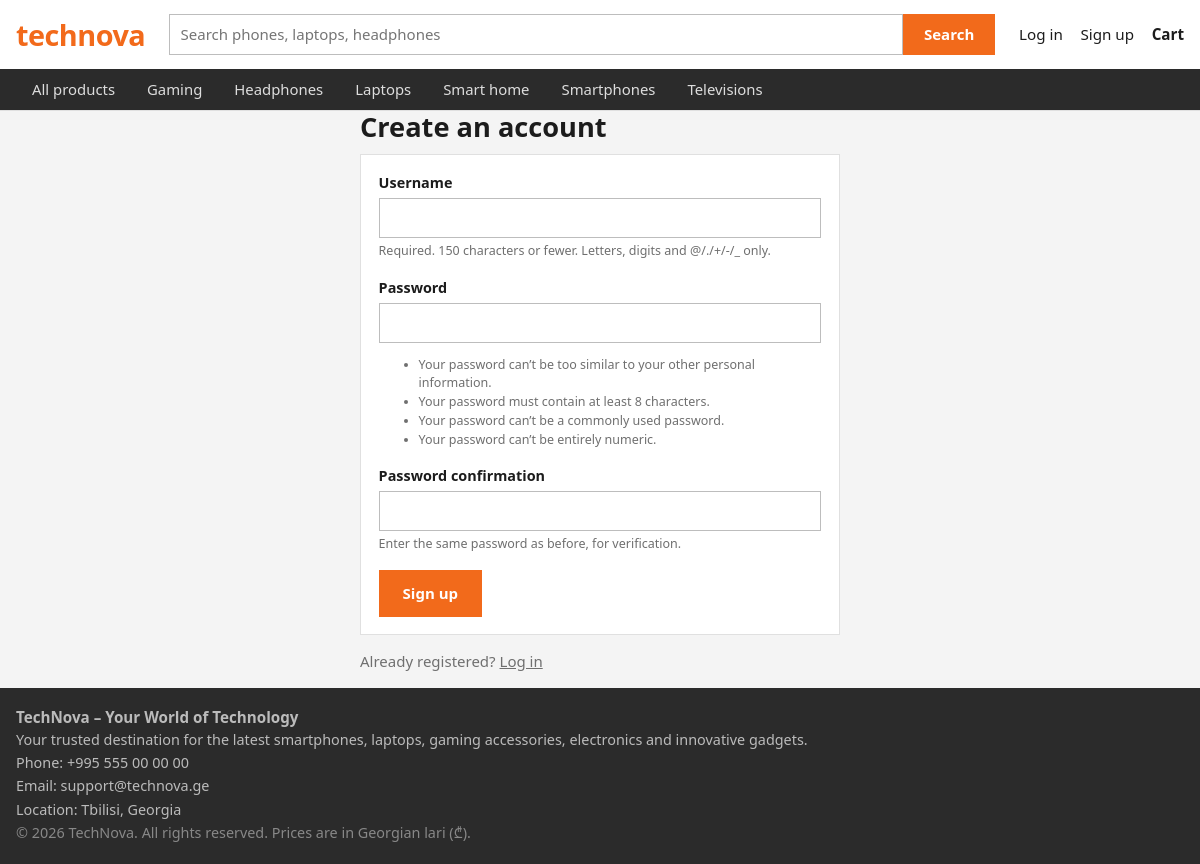
Screenshot of /register/ with the database file from the repository.
### store/models.py (models this page shows, shortened)
class Category(models.Model):
    name = models.CharField(max_length=80)
    slug = models.SlugField(unique=True)
    icon = models.CharField(
        max_length=8, blank=True, help_text="Emoji shown when a product has no photo"
    )
    class Meta:
        verbose_name_plural = "categories"
        ordering = ["name"]
    def get_absolute_url(self):
        return reverse("category", args=[self.slug])

### store/views.py (the view)
# urls.py: path("register/", views.register, name="register"),
def register(request):
    if request.user.is_authenticated:
        return redirect("home")
    form = UserCreationForm(request.POST or None)
    if request.method == "POST" and form.is_valid():
        user = form.save()
        login(request, user)
        messages.success(request, "Your account is ready.")
        return redirect("home")
    return render(request, "registration/register.html", {"form": form})

### store/cart.py (called while the page is built)
    def __len__(self):
        return sum(self.data.values())

### store/context_processors.py (called while the page is built)
def shop(request):
    return {
        "nav_categories": Category.objects.all(),
        "cart_count": len(Cart(request)),
    }

### templates/registration/register.html (shortened to what this page needs)
{% extends 'base.html' %}
{% block content %}
<section class="narrow">
  <h1>Create an account</h1>
  <form method="post" class="form">
    {% include 'store/_form_fields.html' %}
    <button class="btn btn-lg" type="submit">Sign up</button>
  </form>
  <p class="muted">Already registered? <a href="{% url 'login' %}">Log in</a></p>
</section>
{% endblock %}

### templates/base.html (shortened to what this page needs)
{% load static %}<!doctype html>
<html lang="en">
<head>
  <link rel="stylesheet" href="{% static 'css/style.css' %}">
</head>
<body>
<header class="site-header">
  <div class="wrap bar">
    <a class="logo" href="{% url 'home' %}">technova</a>
    <form class="search" action="{% url 'product_list' %}" method="get" role="search">
      <input type="search" name="q" value="{{ request.GET.q }}" placeholder="Search phones, laptops, headphones" aria-label="Search products">
      <button type="submit">Search</button>
    </form>
    <nav class="account" aria-label="Account">
      {% if user.is_authenticated %}
        <a href="{% url 'profile' %}">{{ user.username }}</a>
        <form method="post" action="{% url 'logout' %}">{% csrf_token %}<button type="submit" class="link-btn">Log out</button></form>
      {% else %}
        <a href="{% url 'login' %}">Log in</a>
        <a href="{% url 'register' %}">Sign up</a>
      {% endif %}
      <a class="cart-link" href="{% url 'cart' %}">Cart{% if cart_count %}<span class="count">{{ cart_count }}</span>{% endif %}</a>
    </nav>
  </div>
  <nav class="cats" aria-label="Categories">
    <div class="wrap">
      <a href="{% url 'product_list' %}">All products</a>
      {% for c in nav_categories %}<a href="{{ c.get_absolute_url }}">{{ c.name }}</a>{% endfor %}
    </div>
  </nav>
</header>
<main class="wrap">
  {% block content %}{% endblock %}
</main>
<footer class="site-footer">
  <div class="wrap">
    <h3>TechNova – Your World of Technology</h3>
    <p>
      Your trusted destination for the latest smartphones, laptops,
      gaming accessories, electronics and innovative gadgets.
    </p>
    <p>Phone: +995 555 00 00 00</p>
    <p>Email: support@technova.ge</p>
    <p>Location: Tbilisi, Georgia</p>
    <p class="muted">
      © 2026 TechNova. All rights reserved. Prices are in Georgian lari (₾).
    </p>
  </div>
</footer>
</body>
</html>

### static/css/style.css (style rules this page uses)
:root { --text: #1c1c1c; --bg: #f4f4f4; --white: #fff; --brand: #f26a1b; --brand-dark: #d95a10; --bar: #2b2b2b; --line: #e0e0e0; --muted: #6f6f6f; --sale: #d3202f; --ok: #23863f; }
*, *::before, *::after { box-sizing: border-box; }
body { margin: 0; background: var(--bg); color: var(--text); font: 15px/1.5 "Segoe UI", Roboto, "Helvetica Neue", Arial, "Noto Sans", sans-serif; }
h1 { font-size: 1.7rem; margin: 0 0 .6rem; line-height: 1.2; }
h3 { font-size: .95rem; margin: 0; font-weight: 600; line-height: 1.35; }
a { color: inherit; }
.wrap { max-width: 1200px; margin: 0 auto; padding: 0 1rem; }
.muted { color: var(--muted); }
.site-header { background: var(--white); border-bottom: 1px solid var(--line); }
.bar { display: flex; align-items: center; gap: 1.5rem; padding-top: .8rem; padding-bottom: .8rem; flex-wrap: wrap; }
.logo { font-size: 1.8rem; font-weight: 800; letter-spacing: -.5px; color: var(--brand); text-decoration: none; }
.search { flex: 1 1 280px; display: flex; }
.search input { flex: 1; min-width: 0; padding: .6rem .8rem; font: inherit; border: 2px solid var(--brand); border-right: 0; }
.search button { border: 0; background: var(--brand); color: #fff; font: inherit; font-weight: 600; padding: 0 1.3rem; cursor: pointer; }
.account { display: flex; align-items: center; gap: 1.1rem; font-size: .95rem; }
.account a, .account .link-btn { text-decoration: none; color: var(--text); }
.cart-link { font-weight: 600; }
.cats { background: var(--bar); }
.cats .wrap { display: flex; overflow-x: auto; }
.cats a { color: #ddd; text-decoration: none; white-space: nowrap; padding: .6rem 1rem; font-size: .93rem; }
main { padding-top: 1.25rem; padding-bottom: 3rem; min-height: 60vh; }
.site-footer { background: var(--bar); color: #bbb; padding: 1.2rem 0; font-size: .9rem; }
.site-footer p { margin: .1rem 0; }
.site-footer .muted { color: #888; }
.btn { display: inline-block; border: 0; background: var(--brand); color: #fff; font: inherit; font-weight: 600; padding: .55rem 1rem; cursor: pointer; text-decoration: none; text-align: center; }
.btn-lg { padding: .75rem 1.5rem; }
input[type=text], input[type=password], input[type=number], input[type=search], select, textarea { width: 100%; padding: .5rem .65rem; font: inherit; color: inherit; background: #fff; border: 1px solid #bdbdbd; }
.form { background: var(--white); border: 1px solid var(--line); padding: 1.1rem; }
.narrow { max-width: 480px; margin: 0 auto; }

### rows the page displays
Category: name "Gaming"
Category: name "Headphones"
Category: name "Laptops"
Category: name "Smart home"
Category: name "Smartphones"
Category: name "Televisions"

### other values shown
{{ field.label }} "Username" "Password" "Password confirmation"
{{ field.help_text|safe }} "Required. 150 characters or fewer. Letters, digits and @/./+/-/_ only." "Enter the same password as before, for verification."
